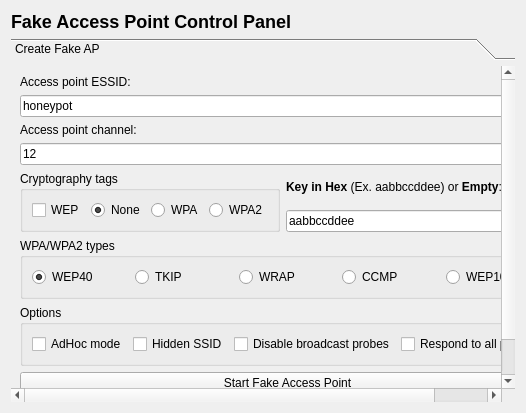
      <widget class="QWidget" name="TabPage">
       <attribute name="title">
        <string>Fake AP</string>
       </attribute>
       <layout class="QGridLayout">
        <item row="0" column="0">
         <widget class="QLabel" name="textLabel4_4_2_3_2">
          <property name="text">
           <string>&lt;html&gt;&lt;head/&gt;&lt;body&gt;&lt;h2 style=&quot; margin-top:16px; margin-bottom:12px; margin-left:0px; margin-right:0px; -qt-block-indent:0; text-indent:0px;&quot;&gt;&lt;span style=&quot; font-size:x-large; font-weight:600;&quot;&gt;Fake Access Point Control Panel&lt;/span&gt;&lt;/h2&gt;&lt;/body&gt;&lt;/html&gt;</string>
          </property>
          <property name="wordWrap">
           <bool>false</bool>
          </property>
         </widget>
        </item>
        <item row="1" column="0">
         <widget class="QToolBox" name="toolBox5">
          <property name="currentIndex">
           <number>0</number>
          </property>
          <widget class="QWidget" name="page1">
           <property name="geometry">
            <rect>
             <x>0</x>
             <y>0</y>
             <width>684</width>
             <height>455</height>
            </rect>
           </property>
           <attribute name="label">
            <string>Create Fake AP</string>
           </attribute>
           <layout class="QVBoxLayout">
            <item>
             <widget class="QLabel" name="textLabel2_3">
              <property name="text">
               <string>Access point ESSID:</string>
              </property>
              <property name="wordWrap">
               <bool>false</bool>
              </property>
             </widget>
            </item>
            <item>
             <widget class="QLineEdit" name="line_fake_ap_essid">
              <property name="text">
               <string>honeypot</string>
              </property>
             </widget>
            </item>
            <item>
             <widget class="QLabel" name="textLabel2_3_3">
              <property name="text">
               <string>Access point channel:</string>
              </property>
              <property name="wordWrap">
               <bool>false</bool>
              </property>
             </widget>
            </item>
            <item>
             <widget class="QLineEdit" name="line_fake_ap_chan">
              <property name="text">
               <string>12</string>
              </property>
             </widget>
            </item>
            <item>
             <layout class="QHBoxLayout">
              <item>
               <widget class="QGroupBox" name="buttonGroup14">
                <property name="title">
                 <string>Cryptography tags</string>
                </property>
                <layout class="QHBoxLayout">
                 <item>
                  <widget class="QCheckBox" name="check_fake_ap_wep">
                   <property name="text">
                    <string>WEP</string>
                   </property>
                  </widget>
                 </item>
                 <item>
                  <widget class="QRadioButton" name="radioButton13">
                   <property name="text">
                    <string>None</string>
                   </property>
                   <property name="checked">
                    <bool>true</bool>
                   </property>
                  </widget>
                 </item>
                 <item>
                  <widget class="QRadioButton" name="radio_fake_ap_wpa">
                   <property name="text">
                    <string>WPA</string>
                   </property>
                  </widget>
                 </item>
                 <item>
                  <widget class="QRadioButton" name="radio_fake_ap_wpa2">
                   <property name="text">
                    <string>WPA2</string>
                   </property>
                  </widget>
                 </item>
                </layout>
               </widget>
              </item>
              <item>
               <layout class="QVBoxLayout">
                <item>
                 <widget class="QLabel" name="textLabel3">
                  <property name="text">
                   <string>&lt;b&gt;Key in Hex&lt;/b&gt; (Ex. aabbccddee) or &lt;b&gt;Empty&lt;/b&gt;:</string>
                  </property>
                  <property name="wordWrap">
                   <bool>false</bool>
                  </property>
                 </widget>
                </item>
                <item>
                 <widget class="QLineEdit" name="line_fake_ap_wep_key">
                  <property name="text">
                   <string>aabbccddee</string>
                  </property>
                 </widget>
                </item>
               </layout>
              </item>
             </layout>
            </item>
            <item>
             <widget class="QGroupBox" name="buttonGroup13">
              <property name="title">
               <string>WPA/WPA2 types</string>
              </property>
              <layout class="QHBoxLayout">
               <item>
                <widget class="QRadioButton" name="radio_fake_ap_wep40">
                 <property name="text">
                  <string>WEP40</string>
                 </property>
                 <property name="checked">
                  <bool>true</bool>
                 </property>
                </widget>
               </item>
               <item>
                <widget class="QRadioButton" name="radio_fake_ap_tkip">
                 <property name="text">
                  <string>TKIP</string>
                 </property>
                </widget>
               </item>
               <item>
                <widget class="QRadioButton" name="radio_fake_ap_wrap">
                 <property name="text">
                  <string>WRAP</string>
                 </property>
                </widget>
               </item>
               <item>
                <widget class="QRadioButton" name="radio_fake_ap_ccmp">
                 <property name="text">
                  <string>CCMP</string>
                 </property>
                </widget>
               </item>
               <item>
                <widget class="QRadioButton" name="radio_fake_ap_wep104">
                 <property name="text">
                  <string>WEP104</string>
                 </property>
                </widget>
               </item>
              </layout>
             </widget>
            </item>
            <item>
             <widget class="QGroupBox" name="groupBox7">
              <property name="title">
               <string>Options</string>
              </property>
              <layout class="QGridLayout">
               <item row="0" column="0">
                <widget class="QCheckBox" name="check_fake_ap_adhoc_mode">
                 <property name="text">
                  <string>AdHoc mode</string>
                 </property>
                </widget>
               </item>
               <item row="0" column="1">
                <widget class="QCheckBox" name="check_fake_ap_hidden_ssid">
                 <property name="text">
                  <string>Hidden SSID</string>
                 </property>
                </widget>
               </item>
               <item row="0" column="2">
                <widget class="QCheckBox" name="check_fake_ap_no_broadcast">
                 <property name="text">
                  <string>Disable broadcast probes</string>
                 </property>
                </widget>
               </item>
               <item row="0" column="3">
                <widget class="QCheckBox" name="check_fake_ap_all_probes">
                 <property name="text">
                  <string>Respond to all probes</string>
                 </property>
                </widget>
               </item>
              </layout>
             </widget>
            </item>
            <item>
             <widget class="QPushButton" name="button_fake_ap_start">
              <property name="text">
               <string>Start Fake Access Point</string>
              </property>
             </widget>
            </item>
            <item>
             <widget class="QPushButton" name="pushButton_3">
              <property name="enabled">
               <bool>false</bool>
              </property>
              <property name="text">
               <string>Stop Fake Access Point</string>
              </property>
             </widget>
            </item>
            <item>
             <spacer name="spacer28">
              <property name="orientation">
               <enum>Qt::Vertical</enum>
              </property>
              <property name="sizeType">
               <enum>QSizePolicy::Expanding</enum>
              </property>
              <property name="sizeHint" stdset="0">
               <size>
                <width>21</width>
                <height>20</height>
               </size>
              </property>
             </spacer>
            </item>
           </layout>
          </widget>
         </widget>
        </item>
       </layout>
      </widget>
